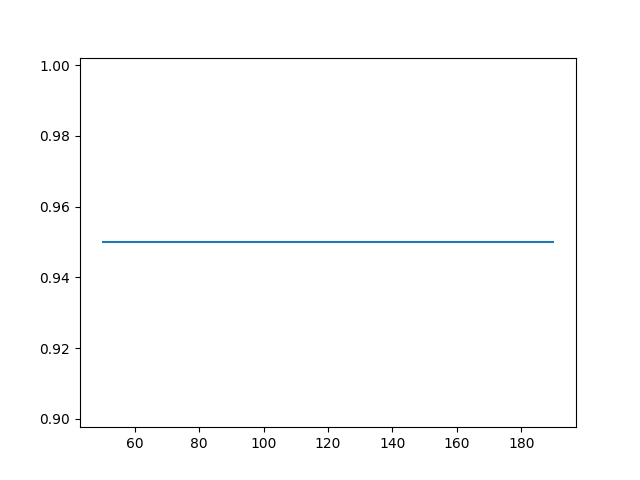

Write Python code to recreate this figure.
from sklearn.neural_network import MLPClassifier
from sklearn import svm
import os
import os.path
import h5py
from sklearn.model_selection import train_test_split
import matplotlib.pyplot as plt
import numpy as np
import json
from sklearn.externals import joblib

# def load_h5py(filename):
# 	with h5py.File(filename, 'r') as hf:
# 		X = hf['X'][:]
# 		Y = hf['Y'][:]
# 	return X, Y
# X, Y = load_h5py('dataset_partA.h5')
# X = X.reshape(X.shape[0], 784)
# # Y = np_utils.to_categorical(Y, 2)
# Y = np.array(Y)
# Y1 = np.zeros((X.shape[0], 10))
# Y1[np.arange(X.shape[0]), Y] = 1



from sklearn.datasets import fetch_mldata

mnist = fetch_mldata('MNIST original', data_home='~/scikit_learn_data/')
X = mnist.data
Y1 = mnist.target
trainX, testX, trainY, testY = train_test_split(X, Y1, test_size= 0.3)
print trainY.shape
print trainX.shape

epochs = []
n_epoch = 50
accuracy = []
while n_epoch<200:

	clf = MLPClassifier(solver='adam', alpha=1e-5,hidden_layer_sizes=(100, 50), random_state=1, activation = 'logistic', max_iter = n_epoch)
	clf.fit(trainX, trainY)
	check = clf.predict(testX)  
	# print check
	count = 0
	# check = np.argmax(check,axis= 1)
	# testY = np.argmax(testY,axis =1)

	for i in range(len(testX)):
		# a.argmax(axis=0)
		if(check[i] == testY[i]):
			count = count + 1
			#print count 
	acc = (count/float(len(testX)))
	print testY
	print acc





	accuracy.append(acc)
	epochs.append(n_epoch)
	n_epoch = n_epoch+20
	
	joblib.dump(clf, '/home/anubhav/Desktop/HW-3-NN/q2b'+str(n_epoch)+'.pkl')	


plt.plot(epochs,accuracy)
plt.show()
